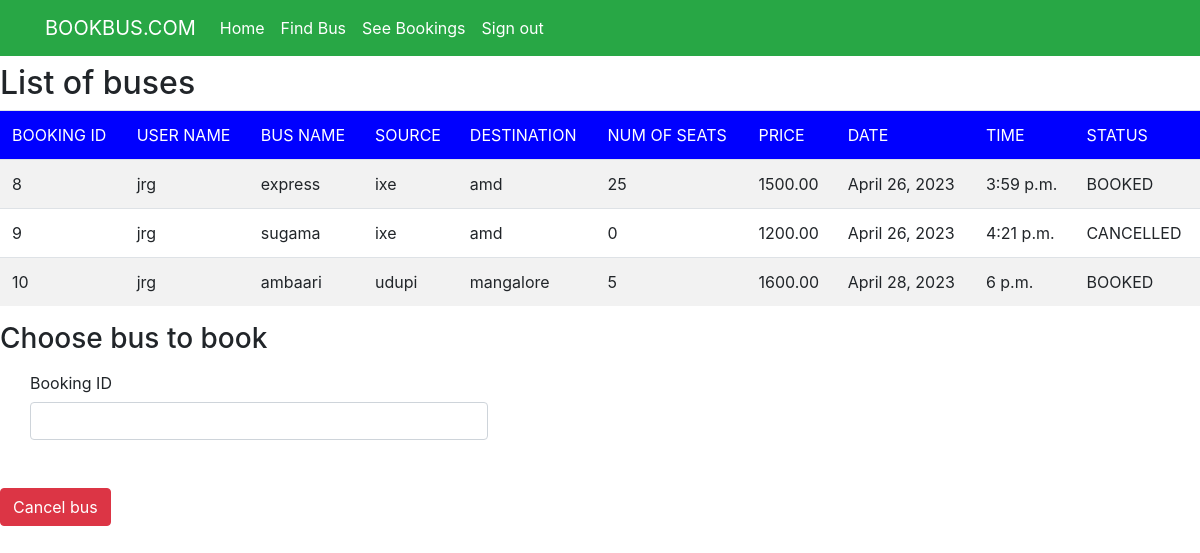
Screenshot of /seebookings (signed in) with the database file from the repository.
### myapp/models.py (models this page shows, shortened)
class Book(models.Model):
    BOOKED = 'B'
    CANCELLED = 'C'
    TICKET_STATUSES = ((BOOKED, 'Booked'),
                       (CANCELLED, 'Cancelled'),)
    email = models.EmailField()
    name = models.CharField(max_length=30)
    userid =models.DecimalField(decimal_places=0, max_digits=2)
    busid=models.DecimalField(decimal_places=0, max_digits=2)
    bus_name = models.CharField(max_length=30)
    source = models.CharField(max_length=30)
    dest = models.CharField(max_length=30)
    nos = models.DecimalField(decimal_places=0, max_digits=2)
    price = models.DecimalField(decimal_places=2, max_digits=6)
    date = models.DateField()
    time = models.TimeField()
    status = models.CharField(choices=TICKET_STATUSES, default=BOOKED, max_length=2)

### myapp/views.py (the view)
# urls.py: path('seebookings', views.seebookings, name="seebookings"),
@login_required(login_url='signin')
def seebookings(request,new={}):
    context = {}
    id_r = request.user.id
    book_list = Book.objects.filter(userid=id_r)
    if book_list:
        return render(request, 'myapp/booklist.html', locals())
    else:
        context["error"] = "Sorry no buses booked"
        return render(request, 'myapp/findbus.html', context)

### myapp/templates/myapp/booklist.html (shortened to what this page needs)
{% extends 'myapp/base.html' %} {% block content %}
<h2>List of buses</h2>
<table class="table table-striped">
  <thead style="background-color: blue; color: white">
    <td>BOOKING ID</td>
    <td>USER NAME</td>
    <td>BUS NAME</td>
    <td>SOURCE</td>
    <td>DESTINATION</td>
    <td>NUM OF SEATS</td>
    <td>PRICE</td>
    <td>DATE</td>
    <td>TIME</td>
    <td>STATUS</td>
  </thead>
  {% for row in book_list %}
  <tr>
    <td>{{row.id}}</td>
    <td>{{row.name}}</td>
    <td>{{row.bus_name}}</td>
    <td>{{row.source}}</td>
    <td>{{row.dest}}</td>
    <td>{{row.nos}}</td>
    <td>{{row.price}}</td>
    <td>{{row.date}}</td>
    <td>{{row.time}}</td>
    <td>{{row.status}}</td>
  </tr>
  {% endfor %}
</table>
<form action="{% url 'cancellings' %}" method="post">
  <h3>Choose bus to book</h3>
  <div class="col-auto">
    <label for="example-email-input" class="col-2 col-form-label"
      >Booking ID</label
    >
    <div class="col-5">
      <input
        name="bus_id"
        class="form-control"
        type="number"
        id="example-email-input"
      />
    </div>
  </div>
  <br />
  <br />
  <div class="pull-right">
    <button type="submit" class="btn btn-danger float-left">Cancel bus</button>
  </div>
</form>
{% endblock %}

### myapp/templates/myapp/base.html (shortened to what this page needs)
<!DOCTYPE html>
<html lang="en">
  <head>
    <link
      rel="stylesheet"
      href="https://stackpath.bootstrapcdn.com/bootstrap/4.1.3/css/bootstrap.min.css"
    />
  </head>
  <body>
    <nav class="navbar navbar-expand-lg navbar-light bg-success">
      <div class="container">
        <a class="navbar-brand" href="#" style="color: white">BOOKBUS.COM</a>
        <div class="collapse navbar-collapse" id="navbarNavAltMarkup">
          <div class="navbar-nav">
            <a
              class="nav-item nav-link active"
              href="{% url 'home' %}"
              style="color: white"
              >Home <span class="sr-only">(current)</span></a
            >
            <a
              class="nav-item nav-link"
              href="{% url 'findbus' %}"
              style="color: white"
              >Find Bus</a
            >
            <a
              class="nav-item nav-link"
              href="{% url 'seebookings' %}"
              style="color: white"
              >See Bookings</a
            >
            {% if request.user.is_active %}
            <a
              class="nav-item nav-link"
              href="{% url 'signout' %}"
              style="color: white"
              >Sign out</a
            >
            {% endif %}
          </div>
        </div>
      </div>
    </nav>
    {% block content %} {% endblock %}
  </body>
</html>

### rows the page displays
Book: id "8", name "jrg", bus_name "express", source "ixe", dest "amd", nos "25", price "1500.00", date "April 26, 2023", time "3:59 p.m.", status "BOOKED"
Book: id "9", name "jrg", bus_name "sugama", source "ixe", dest "amd", nos "0", price "1200.00", date "April 26, 2023", time "4:21 p.m.", status "CANCELLED"
Book: id "10", name "jrg", bus_name "ambaari", source "udupi", dest "mangalore", nos "5", price "1600.00", date "April 28, 2023", time "6 p.m.", status "BOOKED"
